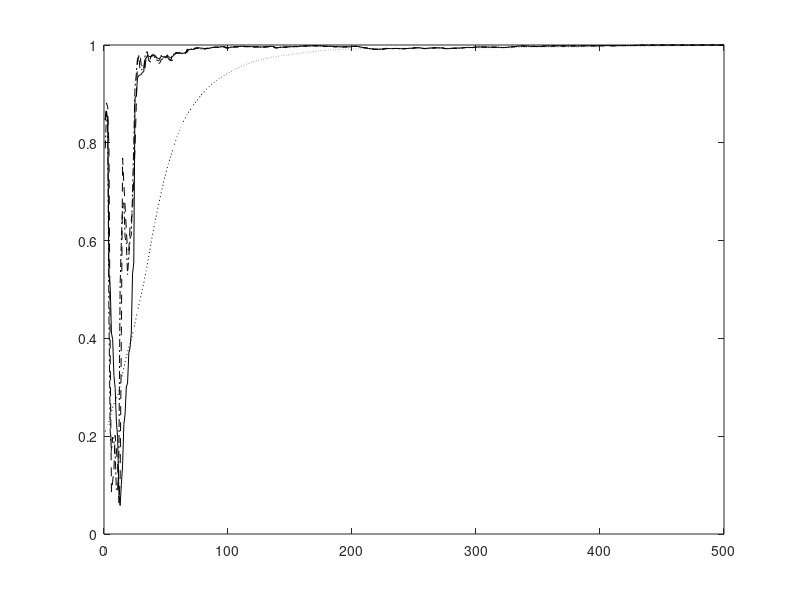

This chart was generated by the following MATLAB code: (Note: this script raises an error after producing the figure.)
% Speedup of the Adaptive EVD Algorithm 
% Gradient Descent, Steepest Descent, Conjugate Direction, & Newton's Method on the Unconstrained Objective Function

function evdXYZ;

clear all; close all; 

eta0 = 400;

% Number of samples N and dimension D
nSamples = 500;
nDim = 10;
nEA = 4;
nEpochs = 1;
randn('state',0);

% Generate the covX random matrices
if 0
covX = ...
[ 0.0910   0.0380  -0.0530  -0.0050   0.0100  -0.1360   0.1550   0.0300   0.0020   0.0320 ; ...
  0.0380   0.3730   0.0180  -0.0280  -0.0110  -0.3670   0.1540  -0.0570  -0.0310  -0.0650 ; ...
 -0.0530   0.0180   1.4300   0.0170   0.0550  -0.4500  -0.0380  -0.2980  -0.0410  -0.0300 ; ...
 -0.0050  -0.0280   0.0170   0.0840  -0.0050   0.0160   0.0420  -0.0220   0.0010   0.0050 ; ...
  0.0100  -0.0110   0.0550  -0.0050   0.0710   0.0880   0.0580  -0.0690  -0.0080   0.0030 ; ...
 -0.1360  -0.3670  -0.4500   0.0160   0.0880   5.7200  -0.5440  -0.2480   0.0050   0.0950 ; ...
  0.1550   0.1540  -0.0380   0.0420   0.0580  -0.5440   2.7500  -0.3430  -0.0110  -0.1200 ; ...
  0.0300  -0.0570  -0.2980  -0.0220  -0.0690  -0.2480  -0.3430   1.4500   0.0780   0.0280 ; ...
  0.0020  -0.0310  -0.0410   0.0010  -0.0080   0.0050  -0.0110   0.0780   0.0670   0.0150 ; ...
  0.0320  -0.0650  -0.0300   0.0050   0.0030   0.0950  -0.1200   0.0280   0.0150   0.3410 ];

covX = ...
[ 0.4270   0.0110  -0.0050  -0.0250   0.0890  -0.0790  -0.0190   0.0740   0.0890   0.0050 ; ...
  0.0110   5.6900  -0.0690  -0.2820  -0.7310   0.0900  -0.1240   0.1000   0.4320  -0.1030 ; ...
 -0.0050  -0.0690   0.0800   0.0980   0.0450  -0.0410   0.0230   0.0220  -0.0350   0.0120 ; ...
 -0.0250  -0.2820   0.0980   2.8000  -0.1070   0.1500  -0.1930   0.0950  -0.2260   0.0460 ; ...
  0.0890  -0.7310   0.0450  -0.1070   3.4400   0.2530   0.2510   0.3160   0.0390  -0.0100 ; ...
 -0.0790   0.0900  -0.0410   0.1500   0.2530   2.2700  -0.1800   0.2950  -0.0390  -0.1130 ; ...
 -0.0190  -0.1240   0.0230  -0.1930   0.2510  -0.1800   0.3270   0.0270   0.0260  -0.0160 ; ...
  0.0740   0.1000   0.0220   0.0950   0.3160   0.2950   0.0270   0.7270  -0.0960  -0.0170 ; ...
  0.0890   0.4320  -0.0350  -0.2260   0.0390  -0.0390   0.0260  -0.0960   0.7150  -0.0090 ; ...
  0.0050  -0.1030   0.0120   0.0460  -0.0100  -0.1130  -0.0160  -0.0170  -0.0090   0.0650 ];

covX = ...
[ 0.3350   0.0260  -0.0510  -0.0120   0.0790   0.0170   0.0290   0.0080   0.0770  -0.0300 ; ...
  0.0260   0.0910   0.0110  -0.0100   0.0060  -0.0140  -0.0020  -0.0230   0.0110   0.0350 ; ...
 -0.0510   0.0110   0.0780   0.0000   0.0160   0.0030   0.0300  -0.0350  -0.0030  -0.0490 ; ...
 -0.0120  -0.0100   0.0000   0.0820  -0.0030  -0.0260  -0.0250  -0.0290  -0.0150   0.0250 ; ...
  0.0790   0.0060   0.0160  -0.0030   0.7970   0.1940  -0.0370  -0.0230   0.0590  -0.1450 ; ...
  0.0170  -0.0140   0.0030  -0.0260   0.1940   1.5000   0.0140  -0.1040   0.1140  -0.2290 ; ...
  0.0290  -0.0020   0.0300  -0.0250  -0.0370   0.0140   0.2770  -0.0300  -0.0770  -0.0510 ; ...
  0.0080  -0.0230  -0.0350  -0.0290  -0.0230  -0.1040  -0.0300   0.3170   0.0220   0.0100 ; ...
  0.0770   0.0110  -0.0030  -0.0150   0.0590   0.1140  -0.0770   0.0220   0.5380   0.0340 ; ...
 -0.0300   0.0350  -0.0490   0.0250  -0.1450  -0.2290  -0.0510   0.0100   0.0340   0.6680 ];

covX = ...
[ 0.0840  -0.0120   0.0010   0.0150  -0.0040   0.0240  -0.0110   0.0270   0.0730  -0.0120 ; ...
 -0.0120   0.7930   0.0000   0.1970   0.0310  -0.0260   0.0500   0.0790   0.1450  -0.0270 ; ...
  0.0010   0.0000   0.0660  -0.0230   0.0110  -0.0170   0.0390  -0.0020   0.0170  -0.0040 ; ...
  0.0150   0.1970  -0.0230   0.7280  -0.0030  -0.0150   0.1210   0.0900   0.0800   0.0410 ; ...
 -0.0040   0.0310   0.0110  -0.0030   0.0800  -0.0010  -0.0070   0.0230  -0.0140  -0.0230 ; ...
  0.0240  -0.0260  -0.0170  -0.0150  -0.0010   0.3360  -0.1470  -0.0370   0.3020  -0.0520 ; ...
 -0.0110   0.0500   0.0390   0.1210  -0.0070  -0.1470   1.4500  -0.1320  -0.2300  -0.1370 ; ... 
  0.0270   0.0790  -0.0020   0.0900   0.0230  -0.0370  -0.1320   0.3200   0.2380   0.0170 ; ...
  0.0730   0.1450   0.0170   0.0800  -0.0140   0.3020  -0.2300   0.2380   2.9300  -0.0570 ; ...
 -0.0120  -0.0270  -0.0040   0.0410  -0.0230  -0.0520  -0.1370   0.0170  -0.0570   0.3040 ];

covX = ...
[ 0.0900   0.0010  -0.0080  -0.1910  -0.0070   0.0410  -0.0300  -0.0580   0.0220   0.0320 ; ...
  0.0010   0.0920  -0.0110   0.0080  -0.0140  -0.0020   0.0120  -0.0100  -0.0210  -0.0020 ; ...
 -0.0080  -0.0110   0.0820   0.0820   0.0140  -0.0200  -0.0580   0.1050   0.0040   0.0230 ; ...
 -0.1910   0.0080   0.0820   5.6800  -0.0960  -0.0150   0.6460   0.2190  -0.2380   0.2180 ; ...
 -0.0070  -0.0140   0.0140  -0.0960   0.0760  -0.0350  -0.0400  -0.0230   0.0270  -0.0140 ; ...
  0.0410  -0.0020  -0.0200  -0.0150  -0.0350   0.4580   0.1380  -0.2510   0.0120   0.0390 ; ...
 -0.0300   0.0120  -0.0580   0.6460  -0.0400   0.1380   1.8200  -0.1830  -0.0020   0.1170 ; ...
 -0.0580  -0.0100   0.1050   0.2190  -0.0230  -0.2510  -0.1830   4.0700  -0.4640   0.1470 ; ...
  0.0220  -0.0210   0.0040  -0.2380   0.0270   0.0120  -0.0020  -0.4640   0.2630   0.0540 ; ...
  0.0320  -0.0020   0.0230   0.2180  -0.0140   0.0390   0.1170   0.1470   0.0540   0.3870 ];

covX = 20*[0.091 0.038 -.053 -.005 0.010; ...
           0.038 0.373 0.018 -.028 -.011; ...
           -.053 0.018 1.430 0.017 0.055; ...
           -.005 -.028 0.017 0.084 -.005; ...
           0.010 -.011 0.055 -.005 0.071];
end

covX = 2*...
[ 0.0910   0.0380  -0.0530  -0.0050   0.0100  -0.1360   0.1550   0.0300   0.0020   0.0320 ; ...
  0.0380   0.3730   0.0180  -0.0280  -0.0110  -0.3670   0.1540  -0.0570  -0.0310  -0.0650 ; ...
 -0.0530   0.0180   1.4300   0.0170   0.0550  -0.4500  -0.0380  -0.2980  -0.0410  -0.0300 ; ...
 -0.0050  -0.0280   0.0170   0.0840  -0.0050   0.0160   0.0420  -0.0220   0.0010   0.0050 ; ...
  0.0100  -0.0110   0.0550  -0.0050   0.0710   0.0880   0.0580  -0.0690  -0.0080   0.0030 ; ...
 -0.1360  -0.3670  -0.4500   0.0160   0.0880   5.7200  -0.5440  -0.2480   0.0050   0.0950 ; ...
  0.1550   0.1540  -0.0380   0.0420   0.0580  -0.5440   2.7500  -0.3430  -0.0110  -0.1200 ; ...
  0.0300  -0.0570  -0.2980  -0.0220  -0.0690  -0.2480  -0.3430   1.4500   0.0780   0.0280 ; ...
  0.0020  -0.0310  -0.0410   0.0010  -0.0080   0.0050  -0.0110   0.0780   0.0670   0.0150 ; ...
  0.0320  -0.0650  -0.0300   0.0050   0.0030   0.0950  -0.1200   0.0280   0.0150   0.3410 ];
    
% Compute data
[V1,D1] = eig(covX);
[d,in] = sort(diag(D1));
V = zeros(nDim,nDim);
D = zeros(nDim,nDim);
for i = 1 : nDim
   V(:,i) = V1(:,in(nDim+1-i));
   D(i,i) = D1(in(nDim+1-i),in(nDim+1-i));
end
x(1:nDim,1:nSamples) = V*sqrt(D)*randn(nDim,nSamples);

% Compute Corrl matrix and eigen vectors
corX = zeros(nDim,nDim);
for i = 1 : nSamples
   corX = corX + x(:,i)*x(:,i)'/nSamples;
end
[V1,D1] = eig(corX);
[d,in] = sort(diag(D1));
V = zeros(nDim,nDim);
D = zeros(nDim,nDim);
for i = 1 : nDim
   V(:,i) = V1(:,in(nDim+1-i));
   D(i,i) = D1(in(nDim+1-i),in(nDim+1-i));
end
corX
V
diag(D)'

% Adaptive algorithm
A = zeros(nDim,nDim);
W1 = 0.1 * ones(nDim,nEA);
W2 = 0.1 * ones(nDim,nEA);
W3 = 0.1 * ones(nDim,nEA);
W4 = 0.1 * ones(nDim,nEA);
I  = eye(nDim,nDim);
invB  = eye(nDim,nDim);
for epoch = 1 : nEpochs
   for iter = 1 : nSamples
      
      Ak = x(:,iter) * x(:,iter)';
      A = A + (1.0/(nSamples*(epoch-1) + iter))*(Ak - A);
      etat = 1.0/(eta0 + nSamples*(epoch-1) + iter);
      
      % Gradient Descent - Xu
      G = (-2*A*W1 + A*W1*triu(W1'*W1) + W1*triu(W1'*A*W1));
      W1 = W1 - etat*G;
      
      % Steepest Descent
      G = (-2*A*W2 + A*W2*triu(W2'*W2) + W2*triu(W2'*A*W2));
      for i = 1 : nEA
         g = G(:,i);
         w = W2(:,i);
         M = zeros(nDim,nDim);
         for k = 1 : i-1
            M = M + (A*W2(:,k)*W2(:,k)' + W2(:,k)*W2(:,k)'*A);
         end
         
         F = - 2*A + 2*A*w*w' + 2*w*w'*A + A*(w'*w) + (w'*A*w)*I  +  M;
      	a0 = g'*g;
      	a1 = - g'*F*g;
      	a2 = 3*((w'*A*g)*(g'*g) + (g'*A*g)*(w'*g));
      	a3 = - 2*(g'*A*g)*(g'*g);
      	c = [a3 a2 a1 a0];
         rts = roots(c);
         
         cnt = 1; clear rs; clear r; clear J;
         for k = 1 : 3
            if isreal(rts(k))
               rs(cnt) = rts(k);
            	r = w - rts(k)*g;
               J(cnt) = (-2*r'*A*r + r'*A*r*r'*r + r'*M*r);
               cnt = cnt + 1;
            end
         end
         [yy, iyy] = min(J);
         alpha = rs(iyy);
         
         %alpha = min(abs(rts));
         %[num2str(alpha) ': ' num2str(rts(1)) ' (' num2str(J(1)) ') ' num2str(rts(2)) ' (' num2str(J(2)) ') ' num2str(rts(3)) ' (' num2str(J(3)) ')']
         
         w = w - alpha * g;
		  	W2(:,i) = w;
      end
      
      % Conjugate Direction Method
      
      % Initialize D
      G = -2*A*W3 + A*W3*triu(W3'*W3) + W3*triu(W3'*A*W3);
      if (iter == 1)
      	D = -G;   
      end
            
      % Update W
      for i = 1 : nEA
         g = G(:,i);
         w = W3(:,i);
         d = D(:,i);
         M = zeros(nDim,nDim);
         for k = 1 : i-1
            M = M + (A*W3(:,k)*W3(:,k)' + W3(:,k)*W3(:,k)'*A);
         end
         F = - 2*A + 2*A*w*w' + 2*w*w'*A + A*(w'*w) + (w'*A*w)*I  +  M;
         
         a0 = g'*d;
      	a1 = d'*F*d;
      	a2 = 3*((w'*A*d)*(d'*d) + (d'*A*d)*(w'*d));
      	a3 = 2*(d'*A*d)*(d'*d);
      	c = [a3 a2 a1 a0];
         rts = roots(c);
         
         cnt = 1; clear rs; clear r; clear J;
         for k = 1 : 3
            if isreal(rts(k))
               rs(cnt) = rts(k);
            	r = w + rts(k)*d;
               J(cnt) = -2*r'*A*r + r'*A*r*r'*r + r'*M*r;
               cnt = cnt + 1;
            end
         end
         [yy, iyy] = min(J);
         alpha = rs(iyy);
         
         %alpha = min(abs(rts));
         w = w + alpha * d;
		  	W3(:,i) = w;
      end
      
      % Update d
      G = -2*A*W3 + A*W3*triu(W3'*W3) + W3*triu(W3'*A*W3);
      for i = 1 : nEA
         g = G(:,i);
         w = W3(:,i);
         d = D(:,i);
         M = zeros(nDim,nDim);
         for k = 1 : i-1
            M = M + (A*W3(:,k)*W3(:,k)' + W3(:,k)*W3(:,k)'*A);
         end
         F = - 2*A + 2*A*w*w' + 2*w*w'*A + A*(w'*w) + (w'*A*w)*I  +  M;
         beta = (g'*F*d) / (d'*F*d);
         d = -g + 1*beta*d;   
         D(:,i) = d;
      end
      
      % Newton Rhapson
      G = (-2*A*W4 + A*W4*triu(W4'*W4) + W4*triu(W4'*A*W4));
      for i = 1 : nEA
         g = G(:,i);
         w = W4(:,i);
         M = zeros(nDim,nDim);
         for k = 1 : i-1
            M = M + (A*W4(:,k)*W4(:,k)' + W4(:,k)*W4(:,k)'*A);
         end
         F = - 2*A + 2*A*w*w' + 2*w*w'*A + A*(w'*w) + (w'*A*w)*I  +  M;
         
         lambda = w'*A*w;
         Atilde = A;
      	if (iter > 1)
         	invB = (I + (Atilde/lambda))/lambda; 
      	end
      	invC = invB - (2*invB*A*w*w'*invB)/(1 + 2*w'*invB*A*w);
         invF = invC - (2*invC*w*w'*A*invC)/(1 + 2*w'*A*invC*w);
         
         h = -invF*g;
      	a0 = g'*h;
      	a1 = h'*F*h;
      	a2 = 3*((w'*A*h)*(h'*h) + (h'*A*h)*(w'*h));
      	a3 = 2*(h'*A*h)*(h'*h);
      	c = [a3 a2 a1 a0];
         rts = roots(c);
                  
         clear rs; clear r; clear J;
         cnt = 1; 
         for k = 1 : 3
            if isreal(rts(k))
               rs(cnt) = rts(k);
            	r = w + rts(k)*h;
               J(cnt) = (-2*r'*A*r + r'*A*r*r'*r + r'*M*r);
               cnt = cnt + 1;
            end
         end
         [yy, iyy] = min(J);
         alpha = rs(iyy);
         
         w = w + alpha*h; % 0.01(1), 0.06(2,3,4)
         
		  	W4(:,i) = w;
      end
      
      
      
      % Compute direction cosine
      for i = 1 : nEA      
      	u1 = W1(:,i)/norm(W1(:,i));
      	u2 = W2(:,i)/norm(W2(:,i));
      	u3 = W3(:,i)/norm(W3(:,i));
      	u4 = W4(:,i)/norm(W4(:,i));
      	cos_t1(i,iter) = abs(u1'*V(:,i));
         cos_t2(i,iter) = abs(u2'*V(:,i));
         cos_t3(i,iter) = abs(u3'*V(:,i));
         cos_t4(i,iter) = abs(u4'*V(:,i));
      end
      ind(iter) = iter;
   end
end

% Plot the convergence results
figure(1);
plot(ind,cos_t1(1,:),'k:'); hold on;
plot(ind,cos_t2(1,:),'k-'); hold on;
plot(ind,cos_t3(1,:),'k--'); hold on;
plot(ind,cos_t4(1,:),'k-.'); hold on;
legend('Gradient Descent','Steepest Descent','Conjugate Direction','Newton-Rhapson',0);
xlabel('Number of Samples');
ylabel('Direction Cosine - Component 1');
hold off;

% Plot the convergence results
figure(2);
plot(ind,cos_t1(2,:),'k:'); hold on;
plot(ind,cos_t2(2,:),'k-'); hold on;
plot(ind,cos_t3(2,:),'k--'); hold on;
plot(ind,cos_t4(2,:),'k-.'); hold on;
legend('Gradient Descent','Steepest Descent','Conjugate Direction','Newton-Rhapson',0);
xlabel('Number of Samples');
ylabel('Direction Cosine - Component 2');
hold off;

% Plot the convergence results
figure(3);
plot(ind,cos_t1(3,:),'k:'); hold on;
plot(ind,cos_t2(3,:),'k-'); hold on;
plot(ind,cos_t3(3,:),'k--'); hold on;
plot(ind,cos_t3(3,:),'k-.'); hold on;
legend('Gradient Descent','Steepest Descent','Conjugate Direction','Newton-Rhapson',0);
xlabel('Number of Samples');
ylabel('Direction Cosine - Component 3');
hold off;

% Plot the convergence results
figure(4);
plot(ind,cos_t1(4,:),'k:'); hold on;
plot(ind,cos_t2(4,:),'k-'); hold on;
plot(ind,cos_t3(4,:),'k--'); hold on;
plot(ind,cos_t4(4,:),'k-.'); hold on;
legend('Gradient Descent','Steepest Descent','Conjugate Direction','Newton-Rhapson',0);
xlabel('Number of Samples');
ylabel('Direction Cosine - Component 4');
hold off;


%keyboard




  
